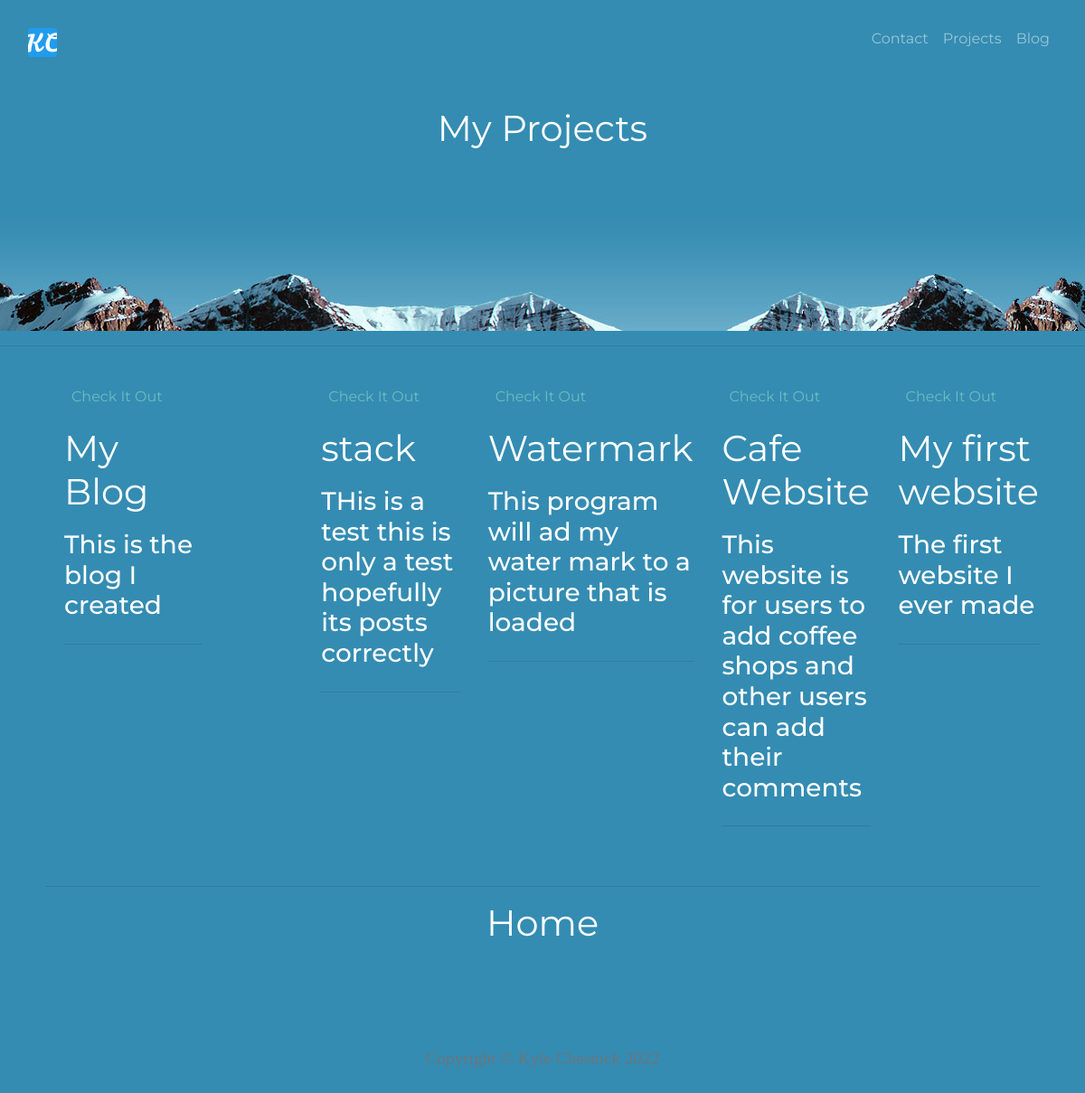
The app's page /projects with its own data.
### server.py (models this page shows)
class ProjectsClass(db.Model):
    __tablename__ = "projects"
    id = db.Column(db.Integer, primary_key=True)
    project_link = db.Column(db.String(250), nullable=False)
    name = db.Column(db.String(250), nullable=False)
    comments = db.Column(db.String(250), nullable=False)

### server.py (the view)
@app.route("/projects", methods=['GET', 'POST'])
def projects():
    my_projects = ProjectsClass.query.all()
    return render_template('projects.html', my_projects=my_projects)

### templates/projects.html (shortened to what this page needs)
<!DOCTYPE html>
<html lang="en">
<head>
        <link rel="stylesheet" href="https://maxcdn.bootstrapcdn.com/bootstrap/4.0.0/css/bootstrap.min.css">
</head>
 {% include 'header.html' %}
<body>
 <section id="projects">
      <div class="project-head>
        <div class="row">
          <div>
              <h2 class="container-fluid top_div" id="animate-area">My Projects</h2>
              <hr>
          </div>
          <div class="container flex-container container-fluid row project-page">
            {% for project in my_projects %}
            <div class="flex-child col-lg-4">
                <div class="card">
                    <figure class="project-preview-image">
                        <button onclick="location.href='{{ project.project_link }}'">Check It Out</button>
                    </figure>
                </div>
                <div class="card">
                    <h2 class="project-title">
                      {{project.name}}
                    </h2>
                    <h3 class="project-title project-subtitle">
                      {{project.comments}}
                    </h3>
                </div>
                <hr>
            </div>
            {% endfor %}
          </div>
        </div>
     <div class="project-head">
         <hr>
     <h2 ><a href="{{ url_for('home') }}" class="project-head">Home</a></h2>
     </div>
</section>
</body>
{% include 'footer.html' %}
</html>

### templates/header.html (shortened to what this page needs)
<!DOCTYPE html>
<html lang="en">
<head>
</head>
<body>
     <section id="nav_bar">
            <div class="container-fluid">
                <nav class="navbar navbar-expand-lg navbar-dark">
                    <a class="navbar-brand" href="{{ url_for('home') }}"><img src="../static/img/favicon-32x32.png"></a>
                    <div class="collapse navbar-collapse text-right" id="navbarSupportedContent">
                        <ul class="navbar-nav ml-auto">
                            <li class="nav-item">
                                <a class="nav-link" href="{{ url_for('home')}}#contact_me">Contact</a>
                            </li>
                            <li class="nav-item">
                                <a class="nav-link" href="{{ url_for('projects') }}">Projects</a>
                            </li>
                            <li class="nav-item">
                                <a class="nav-link" href="https://blog-kyle.herokuapp.com/">Blog</a>
                            </li>
                        </ul>
                    </div>
                </nav>
            </div>
        </section>
</body>
</html>

### templates/footer.html (shortened to what this page needs)
<!DOCTYPE html>
<html lang="en">
<head>
</head>
<body>
    <div class="container px-4 px-lg-5" id="footer">
        <div class="row gx-4 gx-lg-5 justify-content-center">
            <div class="col-md-10 col-lg-8 col-xl-7">
                <ul class="list-inline text-center">
                </ul>
                <div class="small text-center text-muted fst-italic">Copyright &copy; Kyle Chesnick 2022</div>
            </div>
        </div>
    </div>
</body>
</html>

### static/styles.css (style rules this page uses)
body { background-color: #348CB2; font-family: 'Montserrat', sans-serif; }
div { display: block; }
h2 { color: #66BFBF; font-family: 'Montserrat', sans-serif; font-size: 2.5rem; font-weight: normal; padding-bottom: 10px; }
h3 { color: #11999E; font-family: 'Montserrat', sans-serif; }
.top_div { position: relative; padding-bottom: 200px; text-align: center; color: white; }
button { background-color: transparent; border-color: transparent; color: #66BFBF; }
.project-head { text-align: center; margin: 50px; color: white; }
.project-title, .card { background-color: #348CB2; color: white; border-color: #348CB2; }
.project-page { margin: 40px; align-self: center; }
.flex-container { display: flex; }
.flex-child { flex: 1; }
.flex-child:first-child { margin-right: 100px; }
#animate-area { width: 100%; height: 100%; background-image: url("../static/img/bg.jpg"); background-position: 0px 0px; background-repeat: repeat-x; animation: animatedBackground 40s linear infinite; }
.navbar { width: 100%; justify-content: space-between; padding-bottom: 2.5rem; background: #348CB2; }
.navbar-brand { font-family: 'Ubuntu'; font-size: 2.5rem; font-width: bold; color: #348CB2; }
.nav-item { padding: 0 0px; }
#footer { margin-bottom: 25px; font-size: x-large; font-family: Karatone, Serif; }

### records on screen
ProjectsClass: name "My Blog", comments "This is the blog I created"
ProjectsClass: name "stack", comments "THis is a test this is only a test hopefully its posts correctly"
ProjectsClass: name "Watermark", comments "This program will ad my water mark to a picture that is loaded"
ProjectsClass: name "Cafe Website", comments "This website is for users to add coffee shops and other users can add their comments"
ProjectsClass: name "My first website", comments "The first website I ever made"
